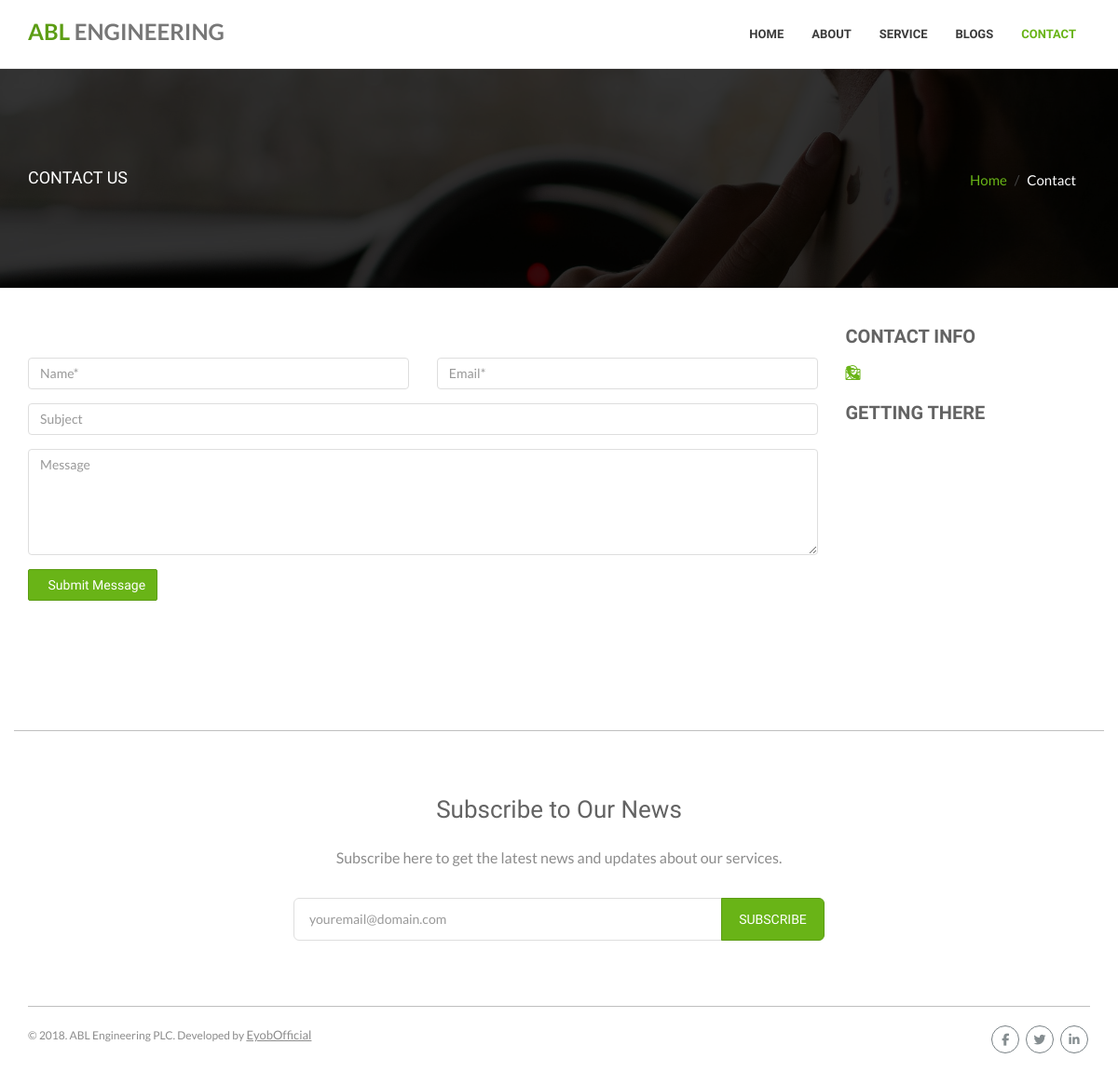
/contact/, run on an earlier commit of the app's database.
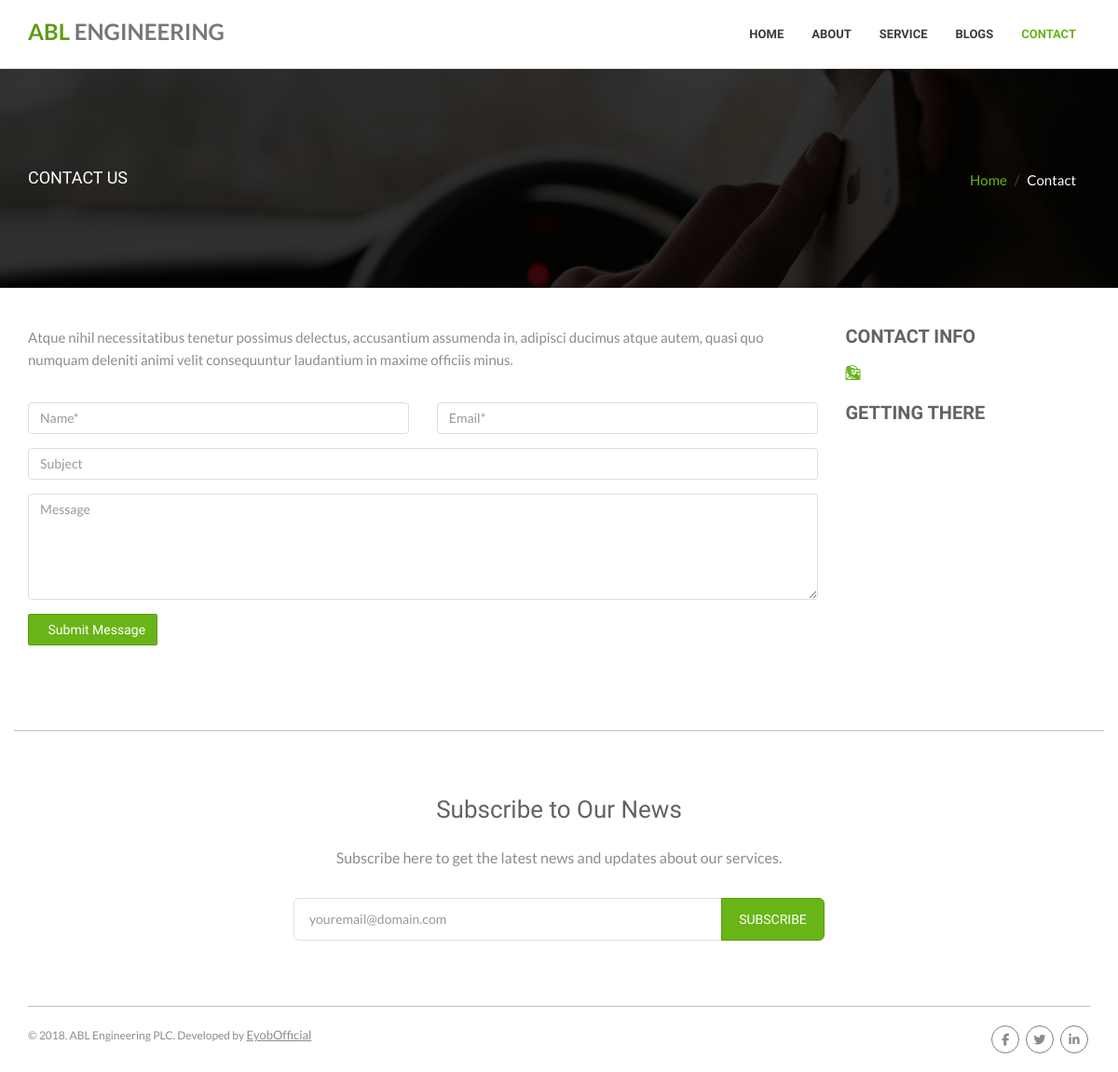
And on a later commit of the database.
### pages/models.py (models this page shows, shortened)
class Base(models.Model):
    created_at = models.DateTimeField(
        'Created Date',
        null=True, blank=True,
        auto_now_add=True,
        help_text='Record first created date and time'
    )
    updated_at = models.DateTimeField(
        'Last Modified',
        null=True, blank=True,
        auto_now=True,
        help_text='Record last modified date and time'
    )
    class Meta:
        abstract = True
        get_latest_by = ['-updated_at', ]

class Brand(Base):
    title = models.CharField('Company title', max_length=100)
    logo = models.ImageField(
        'Company logo', upload_to='brand/logo/',
        blank=True, null=True
    )
    background = models.ImageField(
        'Background Picture',
        blank=True, null=True,
    )
    fevicon = models.ImageField(
        'Fevicon (Title Icon)',
        upload_to='fevicon/',
        null=True, blank=True,
    )
    story = models.TextField('Background story', blank=True)
    who = models.TextField('Who we are', blank=True)
    what = models.TextField('What we do', blank=True)
    team_description = models.TextField('Team description', blank=True)
    service_description = models.TextField('Service description', blank=True)
    contact_description = models.TextField('Contact description', blank=True)
    address = models.TextField('Compay address', blank=True)
    phone1 = models.CharField(max_length=30, blank=True)
    phone2 = models.CharField(max_length=30, blank=True)
    email = models.EmailField(blank=True)
    facebook = models.URLField(blank=True)
    twitter = models.URLField(blank=True)
    linkedin = models.URLField(blank=True)
    keywords = models.TextField(
        blank=True,
        help_text='Comma separated keywords. Ex: abl, electrical, consulting, '
    )
    description = models.TextField(blank=True)
    class Meta:
        verbose_name = 'Company'
        verbose_name_plural = 'Company'

### pages/views.py (the view)
# urls.py: path('contact/', views.ContactView.as_view(), name='contact'),
class ContactView(TemplateView):
    template_name = 'pages/contact.html'
    def get_context_data(self, *args, **kwargs):
        context = super().get_context_data(*args, **kwargs)
        context['brand'] = get_object_or_404(models.Brand, pk=1)
        context['page'] = 'contact'
        return context

### pages/templates/pages/contact.html (shortened to what this page needs)
{% extends 'base.html' %}
{% load static %}
{% block content %}
<div id="page-header-contact" class="page-header has-background-image">
    <div class="overlay"></div>
    <div class="container">
        <h1 class="page-title">CONTACT US</h1>
        <ol class="breadcrumb link-accent">
            <li><a href="{% url 'pages:index' %}">Home</a></li>
            <li class="active">Contact</li>
        </ol>
    </div>
</div>
<div class="page-content no-margin-bottom">
    <div class="container">
        <div class="row">
            <div class="col-md-9">
                <p>{{ brand.contact_description }}</p>
                <br>
                <form method="post" id="contact-form" class="form-horizontal">
                    <div class="row">
                        <div class="col-sm-6">
                            <div class="form-group">
                                <input type="text" class="form-control" id="contact-name" name="name" placeholder="Name*" required>
                            </div>
                        </div>
                        <div class="col-sm-6">
                            <div class="form-group">
                                <input type="email" class="form-control" id="contact-email" name="email" placeholder="Email*" required>
                            </div>
                        </div>
                    </div>
                    <div class="form-group">
                        <div class="col-sm-12">
                            <input type="text" class="form-control" id="contact-subject" name="subject" placeholder="Subject">
                        </div>
                    </div>
                    <div class="form-group">
                        <div class="col-sm-12">
                            <textarea class="form-control" id="contact-message" name="message" rows="5" cols="30" placeholder="Message" required></textarea>
                        </div>
                    </div>
                    <div class="form-group">
                        <div class="col-sm-12">
                            <button id="submit-button" type="submit" class="btn btn-primary"> <span>Submit Message</span></button>
                        </div>
                    </div>
                </form>
            </div>
            <div class="col-md-3">
                <div class="sidebar">
                    <div class="widget">
                        <h4 class="widget-title">CONTACT INFO</h4>
                        <address class="contact-info">
                            <p><i class="icon icon_pin_alt ico-styled text-primary"></i> {{ brand.address }}</p>
                            <p>
                            <i class="icon icon_phone ico-styled text-primary"></i>
                            </p>
                            <p><i class="icon icon_mail_alt ico-styled text-primary"></i> {{ brand.email }}</p>
                        </address>
                    </div>
                    <div class="widget">
                        <h4 class="widget-title">GETTING THERE</h4>
                        <div class="google-map-sidebar">
                            <div id="custom-map-canvas"></div>
                        </div>
                    </div>
                </div>
            </div>
        </div>
    </div>
</div>
{% endblock content %}

What changed in the data, as far as the page shows it:
now on this page (row edited): Brand: contact_description "Atque nihil necessitatibus tenetur possimus delectus, accusantium assumenda in, adipisci ducimus atque autem, quasi quo numquam deleniti animi velit consequuntur laudantium in maxime officiis minus."
